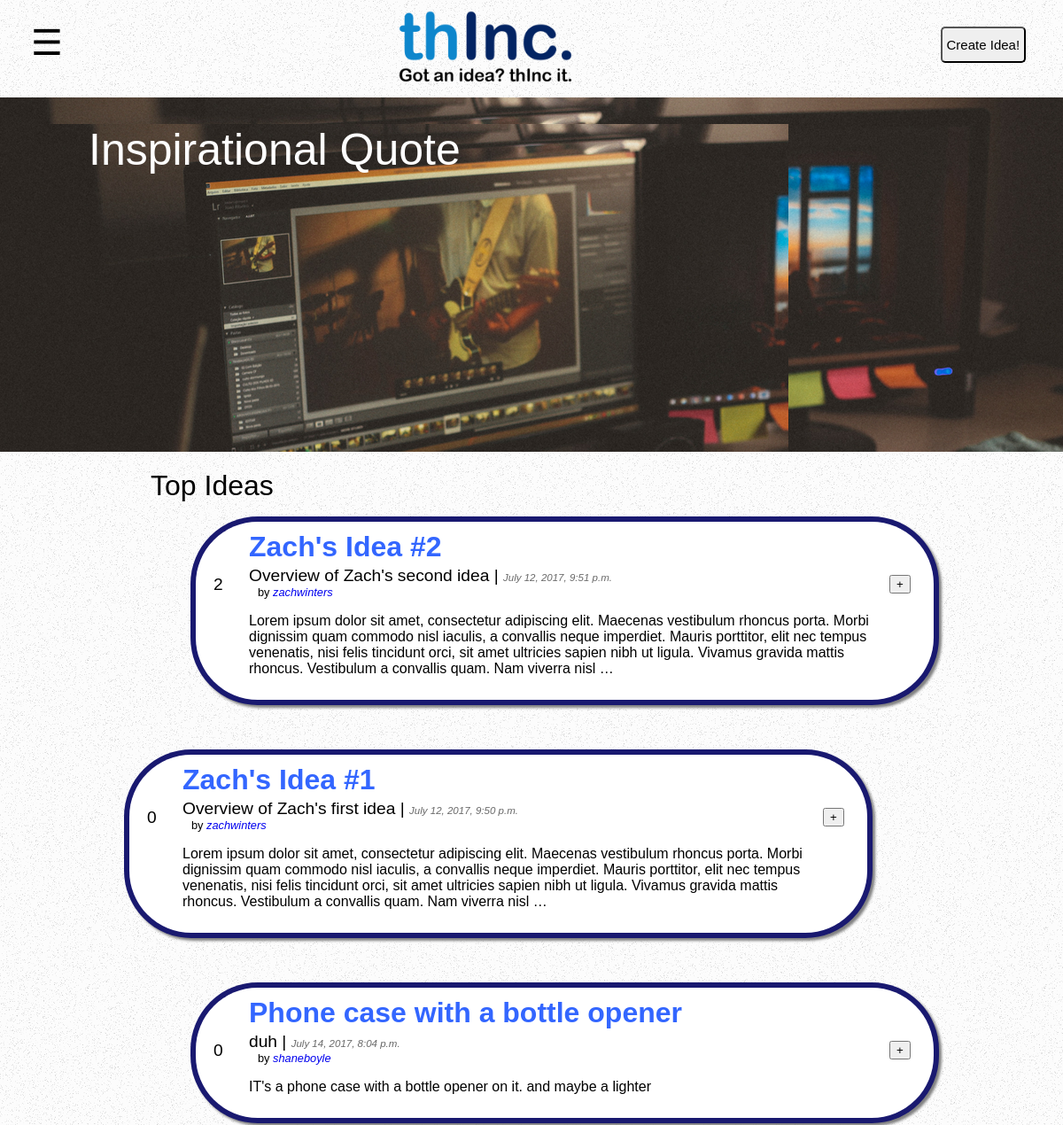
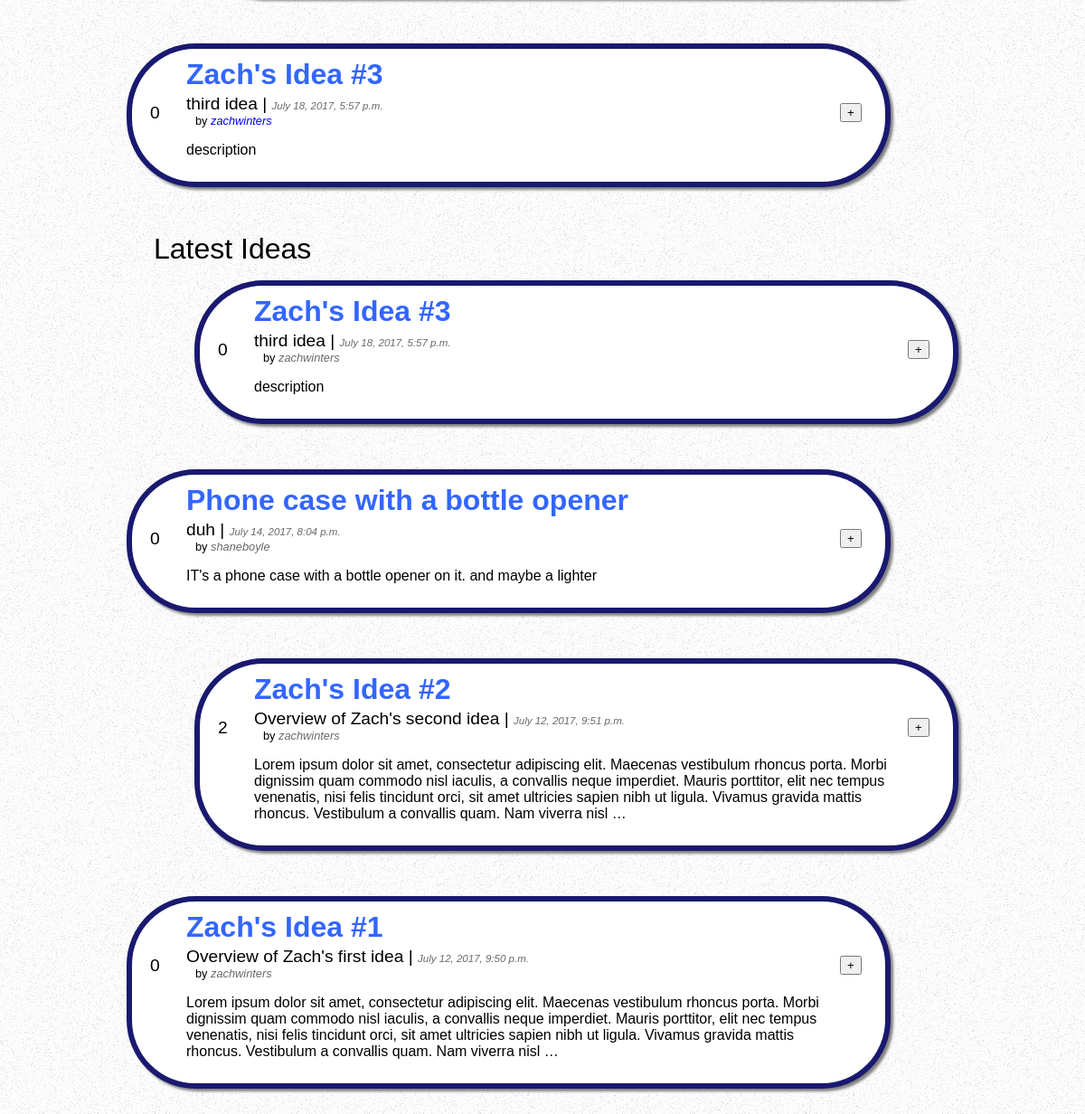
The app's page /, older data (2 pictures, top to bottom).
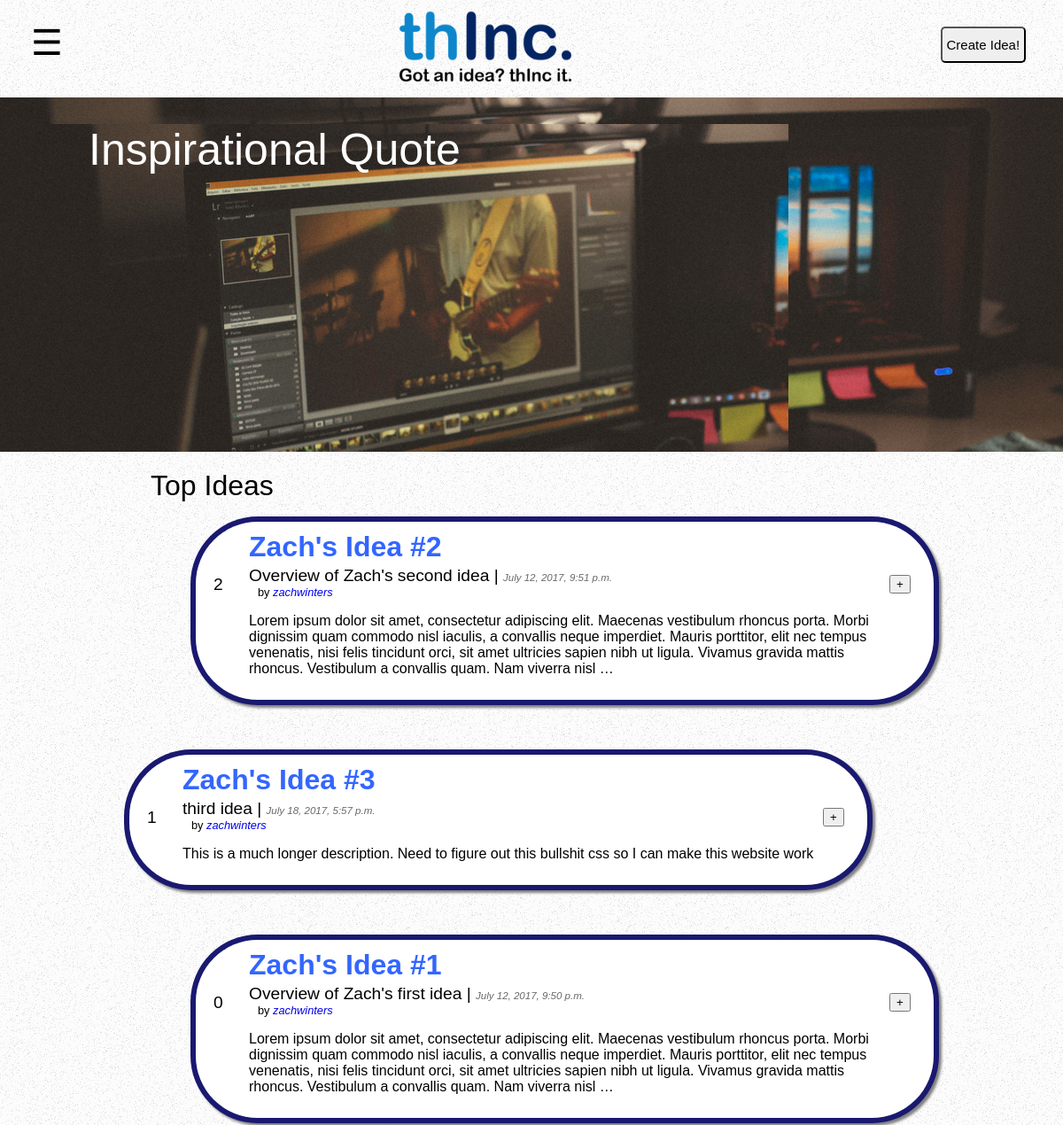
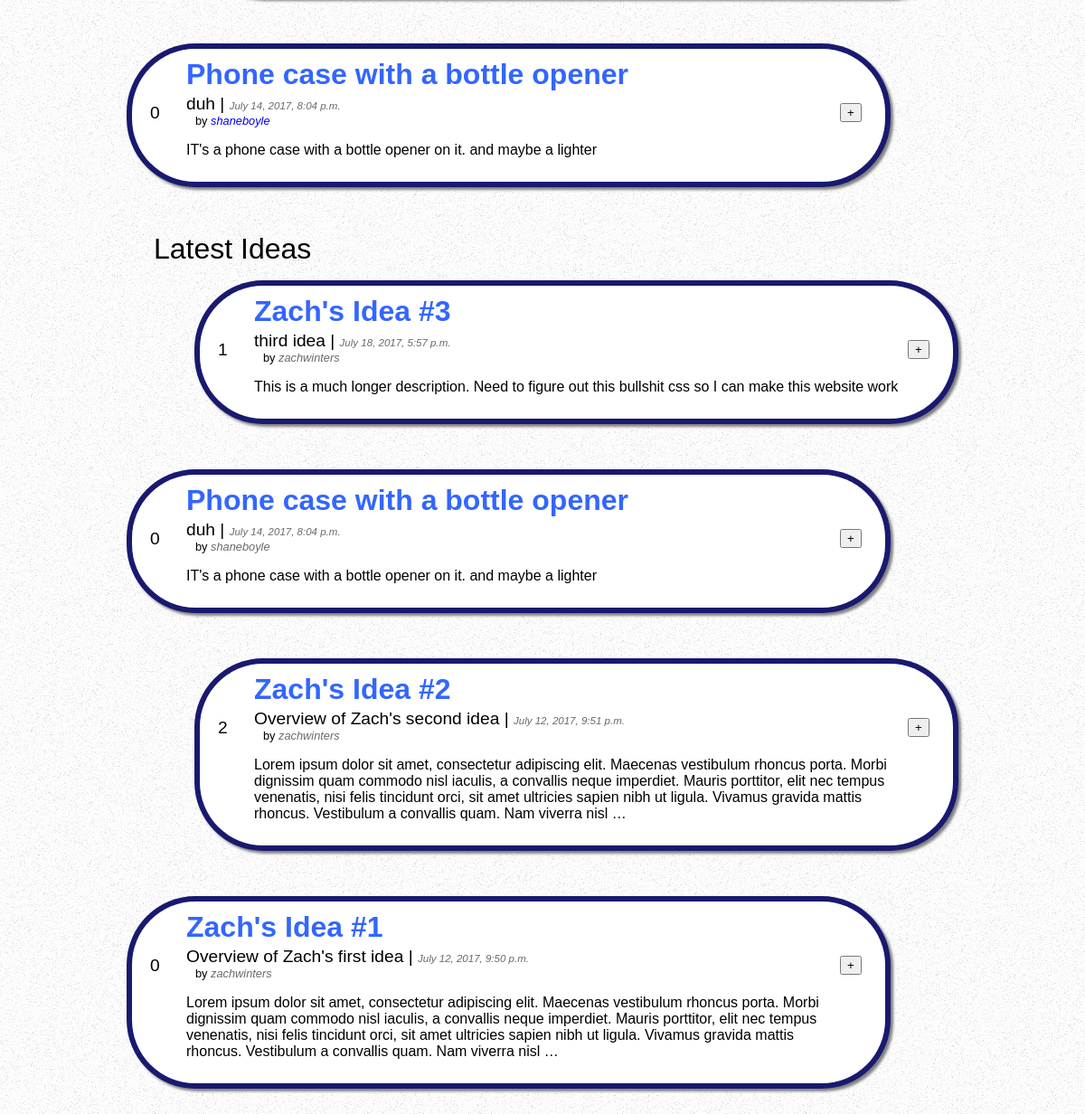
The same page, newer data (2 pictures, top to bottom).
### thinc/models.py (models this page shows, shortened)
class Idea(models.Model):
	user = models.ForeignKey('auth.User')
	name = models.CharField(max_length=255, default="", editable=True)
	overview = models.TextField()
	description = models.TextField()
	published_date = models.DateTimeField(auto_now_add=True, null=True)
	updated_date = models.DateTimeField(auto_now=True, auto_now_add=False, null=True)
	votes = models.IntegerField(default=0)
	slug = models.SlugField(unique=True)

### thinc/views.py (the view)
# urls.py: url(r'^$', views.index, name='home'),
def index(request):
    ideas = Idea.objects.order_by('-published_date')
    top_ideas = Idea.objects.order_by('-votes')
    return render(request, 'index.html', {
        'ideas': ideas,
        'top_ideas': top_ideas,
    })

### thinc/templates/index.html (shortened to what this page needs)
{% extends 'base.html' %}
{% load staticfiles %}
{% block content %}
<div class="banner">
    <div class="banner_content">
        <h1 class="banner">Inspirational Quote</h1>
    </div>
</div>
<div class="block">
<h1 style="margin-left: 50px">Top Ideas</h1>
<ul>
    {% for idea in top_ideas %}
    <li>
        <div class="idea_section">
            <div class="idea_outer">
                <div class="idea">
                    <div class="voting">
                        <form role="form" method="post">
                            <input type="submit" name="voteup" value="+">
                        </form>
                    </div>
                    <div class="votes">
                        <h3>{{ idea.votes }}</h3>
                    </div>
                    <div class="the_rest">
                        <h2>
                        	<a class="idea_name" href="{% url 'idea_detail' slug=idea.slug %}">{{ idea.name }}
                    		</a>
                        </h2>
                        <h3>{{ idea.overview }} | <span class="published_date">{{ idea.published_date }}</span></h3>
                        <p class="username">by <i class="username"><a href="{% url 'profile' %}">{{ idea.user }}</a></i></p>
                        <p>{{ idea.description|truncatewords:50 }}</p>
                    </div>
                </div>
            </div>
        </div>
    </li>
    {% endfor %}
</ul>
<h1 style="margin-left: 50px">Latest Ideas</h1>
    <ul>
    {% for idea in ideas %}
    <li>
        <div class="idea_section">
            <div class="idea_outer">
                <div class="idea">
                    <div class="voting">
                        <form role="form" method="post">
                            <input type="submit" name="voteup" value="+">
                        </form>
                    </div>
                    <div class="votes">
                        <h3>{{ idea.votes }}</h3>
                    </div>
                    <div class="the_rest">
                        <h2>
                            <a class="idea_name" href="{% url 'idea_detail' slug=idea.slug %}">{{ idea.name }}
                            </a>
                        </h2>
                        <h3>{{ idea.overview }} | <span class="published_date">{{ idea.published_date }}</span></h3>
                        <p class="username">by <i class="username">{{ idea.user }}</i></p>
                        <p>{{ idea.description|truncatewords:50 }}</p>
                    </div>
                </div>
            </div>
        </div>
    </li>
    {% endfor %}
</ul>
</div>
{% endblock content %}

Row changes from the older to the newer data that the page shows:
changed Idea "Zach's Idea #3": votes "0" → "1"; description "description" → "This is a much longer description. Need to figure out this bullshit css so I can make this website work"; moves up the list
